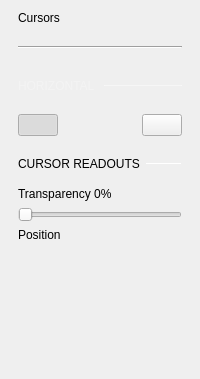
               <widget class="QWidget" name="page_5">
                <layout class="QVBoxLayout" name="verticalLayout_12">
                 <property name="leftMargin">
                  <number>18</number>
                 </property>
                 <property name="rightMargin">
                  <number>18</number>
                 </property>
                 <item>
                  <widget class="QLabel" name="label_8">
                   <property name="text">
                    <string>Cursors</string>
                   </property>
                   <property name="general_settings_label" stdset="0">
                    <bool>true</bool>
                   </property>
                  </widget>
                 </item>
                 <item>
                  <spacer name="verticalSpacer_9">
                   <property name="orientation">
                    <enum>Qt::Vertical</enum>
                   </property>
                   <property name="sizeType">
                    <enum>QSizePolicy::Fixed</enum>
                   </property>
                   <property name="sizeHint" stdset="0">
                    <size>
                     <width>20</width>
                     <height>15</height>
                    </size>
                   </property>
                  </spacer>
                 </item>
                 <item>
                  <widget class="Line" name="line_7">
                   <property name="sizePolicy">
                    <sizepolicy hsizetype="Expanding" vsizetype="Fixed">
                     <horstretch>0</horstretch>
                     <verstretch>0</verstretch>
                    </sizepolicy>
                   </property>
                   <property name="minimumSize">
                    <size>
                     <width>0</width>
                     <height>2</height>
                    </size>
                   </property>
                   <property name="maximumSize">
                    <size>
                     <width>16777215</width>
                     <height>2</height>
                    </size>
                   </property>
                   <property name="orientation">
                    <enum>Qt::Horizontal</enum>
                   </property>
                   <property name="blue_line" stdset="0">
                    <bool>true</bool>
                   </property>
                  </widget>
                 </item>
                 <item>
                  <layout class="QVBoxLayout" name="verticalLayout_17">
                   <property name="bottomMargin">
                    <number>0</number>
                   </property>
                   <item>
                    <spacer name="verticalSpacer_10">
                     <property name="orientation">
                      <enum>Qt::Vertical</enum>
                     </property>
                     <property name="sizeType">
                      <enum>QSizePolicy::Fixed</enum>
                     </property>
                     <property name="sizeHint" stdset="0">
                      <size>
                       <width>20</width>
                       <height>25</height>
                      </size>
                     </property>
                    </spacer>
                   </item>
                   <item>
                    <layout class="QHBoxLayout" name="horizontalLayout_16">
                     <property name="bottomMargin">
                      <number>0</number>
                     </property>
                     <item>
                      <widget class="QLabel" name="label_15">
                       <property name="sizePolicy">
                        <sizepolicy hsizetype="Fixed" vsizetype="Fixed">
                         <horstretch>0</horstretch>
                         <verstretch>0</verstretch>
                        </sizepolicy>
                       </property>
                       <property name="styleSheet">
                        <string notr="true">QLabel {
		font-size: 12px;
		color: rgba(255, 255, 255, 70);
	}</string>
                       </property>
                       <property name="text">
                        <string>HORIZONTAL </string>
                       </property>
                      </widget>
                     </item>
                     <item>
                      <widget class="Line" name="line_12">
                       <property name="minimumSize">
                        <size>
                         <width>0</width>
                         <height>1</height>
                        </size>
                       </property>
                       <property name="maximumSize">
                        <size>
                         <width>16777215</width>
                         <height>1</height>
                        </size>
                       </property>
                       <property name="styleSheet">
                        <string notr="true">border: 1px solid rgba(255, 255, 255, 70);</string>
                       </property>
                       <property name="orientation">
                        <enum>Qt::Horizontal</enum>
                       </property>
                      </widget>
                     </item>
                    </layout>
                   </item>
                   <item>
                    <spacer name="verticalSpacer_23">
                     <property name="orientation">
                      <enum>Qt::Vertical</enum>
                     </property>
                     <property name="sizeType">
                      <enum>QSizePolicy::Fixed</enum>
                     </property>
                     <property name="sizeHint" stdset="0">
                      <size>
                       <width>0</width>
                       <height>15</height>
                      </size>
                     </property>
                    </spacer>
                   </item>
                   <item>
                    <layout class="QVBoxLayout" name="verticalLayout_23">
                     <property name="bottomMargin">
                      <number>0</number>
                     </property>
                     <item>
                      <layout class="QHBoxLayout" name="horizontalLayout_19">
                       <property name="bottomMargin">
                        <number>0</number>
                       </property>
                       <item>
                        <widget class="adiscope::CustomSwitch" name="hCursorsEnable">
                         <property name="text">
                          <string/>
                         </property>
                         <property name="checkable">
                          <bool>true</bool>
                         </property>
                         <property name="checked">
                          <bool>true</bool>
                         </property>
                        </widget>
                       </item>
                       <item>
                        <spacer name="horizontalSpacer_11">
                         <property name="orientation">
                          <enum>Qt::Horizontal</enum>
                         </property>
                         <property name="sizeHint" stdset="0">
                          <size>
                           <width>40</width>
                           <height>20</height>
                          </size>
                         </property>
                        </spacer>
                       </item>
                       <item>
                        <widget class="adiscope::SmallOnOffSwitch" name="btnLockHorizontal">
                         <property name="text">
                          <string/>
                         </property>
                         <property name="checkable">
                          <bool>true</bool>
                         </property>
                        </widget>
                       </item>
                      </layout>
                     </item>
                    </layout>
                   </item>
                   <item>
                    <spacer name="verticalSpacer_24">
                     <property name="orientation">
                      <enum>Qt::Vertical</enum>
                     </property>
                     <property name="sizeType">
                      <enum>QSizePolicy::Fixed</enum>
                     </property>
                     <property name="sizeHint" stdset="0">
                      <size>
                       <width>0</width>
                       <height>15</height>
                      </size>
                     </property>
                    </spacer>
                   </item>
                   <item>
                    <layout class="QHBoxLayout" name="horizontalLayout_12">
                     <property name="topMargin">
                      <number>0</number>
                     </property>
                     <property name="bottomMargin">
                      <number>0</number>
                     </property>
                     <item>
                      <widget class="QLabel" name="label_10">
                       <property name="text">
                        <string>CURSOR READOUTS</string>
                       </property>
                       <property name="subsection_label" stdset="0">
                        <bool>true</bool>
                       </property>
                      </widget>
                     </item>
                     <item>
                      <widget class="Line" name="line_8">
                       <property name="sizePolicy">
                        <sizepolicy hsizetype="Expanding" vsizetype="Fixed">
                         <horstretch>0</horstretch>
                         <verstretch>0</verstretch>
                        </sizepolicy>
                       </property>
                       <property name="minimumSize">
                        <size>
                         <width>0</width>
                         <height>1</height>
                        </size>
                       </property>
                       <property name="maximumSize">
                        <size>
                         <width>16777215</width>
                         <height>1</height>
                        </size>
                       </property>
                       <property name="orientation">
                        <enum>Qt::Horizontal</enum>
                       </property>
                       <property name="subsection_line" stdset="0">
                        <bool>true</bool>
                       </property>
                      </widget>
                     </item>
                    </layout>
                   </item>
                   <item>
                    <spacer name="verticalSpacer_11">
                     <property name="orientation">
                      <enum>Qt::Vertical</enum>
                     </property>
                     <property name="sizeType">
                      <enum>QSizePolicy::Fixed</enum>
                     </property>
                     <property name="sizeHint" stdset="0">
                      <size>
                       <width>20</width>
                       <height>10</height>
                      </size>
                     </property>
                    </spacer>
                   </item>
                  </layout>
                 </item>
                 <item>
                  <widget class="QLabel" name="transLabel">
                   <property name="text">
                    <string>Transparency 0%</string>
                   </property>
                  </widget>
                 </item>
                 <item>
                  <widget class="QSlider" name="horizontalSlider">
                   <property name="maximum">
                    <number>100</number>
                   </property>
                   <property name="orientation">
                    <enum>Qt::Horizontal</enum>
                   </property>
                  </widget>
                 </item>
                 <item>
                  <widget class="QLabel" name="label_9">
                   <property name="text">
                    <string>Position</string>
                   </property>
                  </widget>
                 </item>
                 <item>
                  <layout class="QHBoxLayout" name="horizontalLayout_11">
                   <property name="bottomMargin">
                    <number>0</number>
                   </property>
                   <item>
                    <widget class="adiscope::CustomPlotPositionButton" name="posSelect" native="true">
                     <property name="sizePolicy">
                      <sizepolicy hsizetype="Fixed" vsizetype="Fixed">
                       <horstretch>0</horstretch>
                       <verstretch>0</verstretch>
                      </sizepolicy>
                     </property>
                     <property name="minimumSize">
                      <size>
                       <width>80</width>
                       <height>80</height>
                      </size>
                     </property>
                    </widget>
                   </item>
                   <item>
                    <spacer name="horizontalSpacer_5">
                     <property name="orientation">
                      <enum>Qt::Horizontal</enum>
                     </property>
                     <property name="sizeHint" stdset="0">
                      <size>
                       <width>40</width>
                       <height>20</height>
                      </size>
                     </property>
                    </spacer>
                   </item>
                  </layout>
                 </item>
                 <item>
                  <spacer name="verticalSpacer_8">
                   <property name="orientation">
                    <enum>Qt::Vertical</enum>
                   </property>
                   <property name="sizeHint" stdset="0">
                    <size>
                     <width>20</width>
                     <height>40</height>
                    </size>
                   </property>
                  </spacer>
                 </item>
                </layout>
               </widget>
